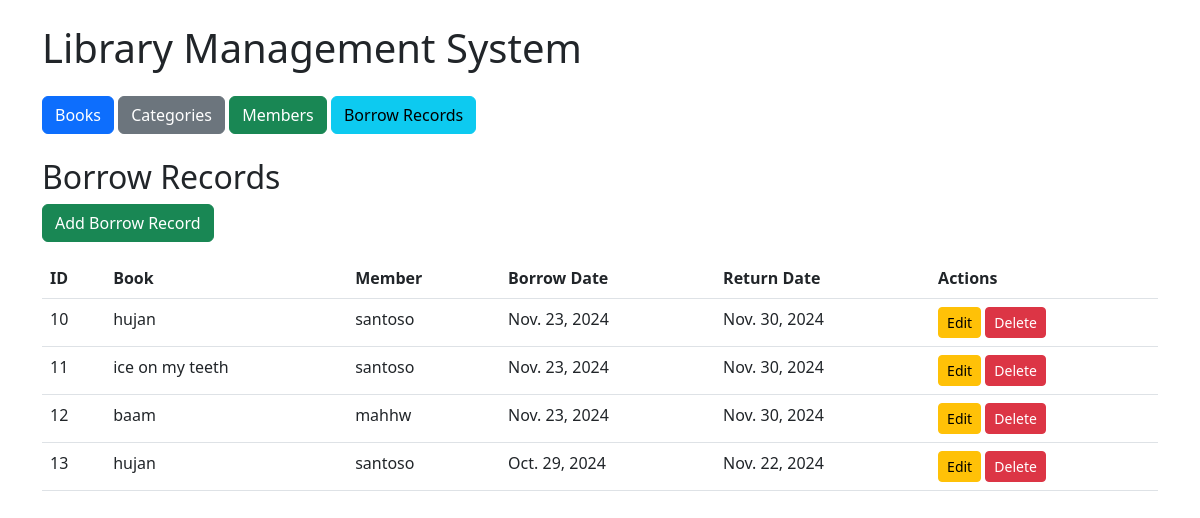
Page /borrows/ on the earlier database version.
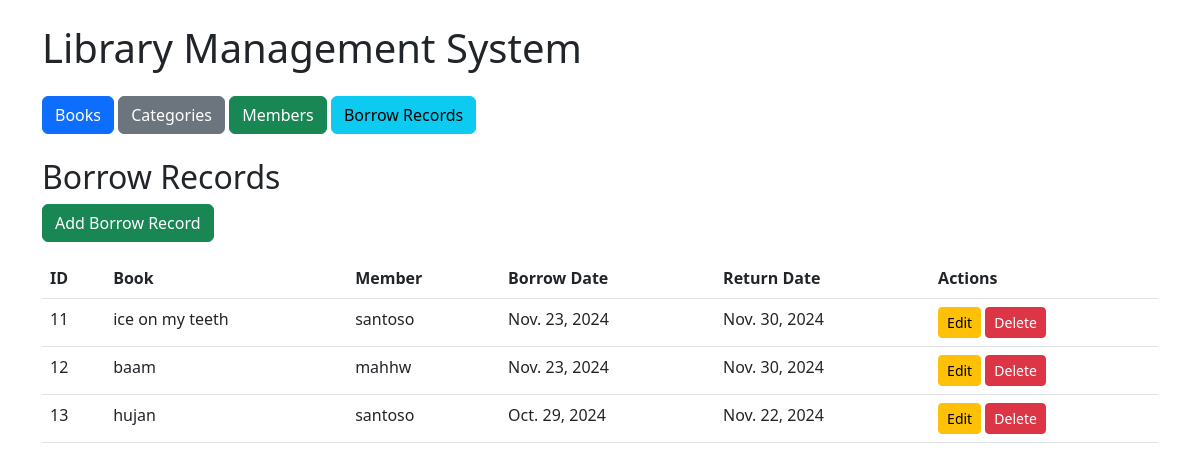
Same page on the later database version.
### library/models.py (models this page shows, shortened)
class Borrow(models.Model):
    book = models.ForeignKey(Book, on_delete=models.CASCADE)
    member = models.ForeignKey(Member, on_delete=models.CASCADE)
    borrow_date = models.DateField(null=True, blank=True)
    return_date = models.DateField(null=True, blank=True)

class Book(models.Model):
    title = models.CharField(max_length=200)
    author = models.CharField(max_length=200)
    categories = models.ManyToManyField(Category)

class Member(models.Model):
    name = models.CharField(max_length=200)
    borrowed_books = models.ManyToManyField(Book, through='Borrow')

### library/views.py (the view)
# urls.py: path('borrows/', views.borrows_list, name='borrows_list'),
def borrows_list(request):
    borrows = Borrow.objects.all()
    return render(request, 'library/borrows_list.html', {'borrows': borrows})

### library/templates/library/borrows_list.html
{% extends 'library/base.html' %}
{% block content %}
<h2>Borrow Records</h2>
<a href="{% url 'borrows_create' %}" class="btn btn-success mb-3">Add Borrow Record</a>
<table class="table">
    <thead>
        <tr>
            <th>ID</th>
            <th>Book</th>
            <th>Member</th>
            <th>Borrow Date</th>
            <th>Return Date</th>
            <th>Actions</th>
        </tr>
    </thead>
    <tbody>
        {% for borrow in borrows %}
        <tr>
            <td>{{ borrow.id }}</td>
            <td>{{ borrow.book.title }}</td>
            <td>{{ borrow.member.name }}</td>
            <td>{{ borrow.borrow_date }}</td>
            <td>{{ borrow.return_date }}</td>
            <td>
                <a href="{% url 'borrows_edit' borrow.id %}" class="btn btn-warning btn-sm">Edit</a>
                <a href="{% url 'borrows_delete' borrow.id %}" class="btn btn-danger btn-sm">Delete</a>
            </td>
        </tr>
        {% endfor %}
    </tbody>
</table>
{% endblock %}

### library/templates/library/base.html (shortened to what this page needs)
<!DOCTYPE html>
<html lang="en">
<head>
    <link rel="stylesheet" href="https://cdn.jsdelivr.net/npm/bootstrap@5.3.0-alpha3/dist/css/bootstrap.min.css">
</head>
<body>
    <div class="container">
        <h1 class="my-4">Library Management System</h1>
        <nav class="mb-4">
            <a href="{% url 'books_list' %}" class="btn btn-primary">Books</a>
            <a href="{% url 'categories_list' %}" class="btn btn-secondary">Categories</a>
            <a href="{% url 'members_list' %}" class="btn btn-success">Members</a>
            <a href="{% url 'borrows_list' %}" class="btn btn-info">Borrow Records</a>
        </nav>
        {% block content %}{% endblock %}
    </div>
</body>
</html>

Differences in the rows shown:
removed Borrow: id "10", book "hujan", member.name "santoso", borrow_date "Nov. 23, 2024", return_date "Nov. 30, 2024"
